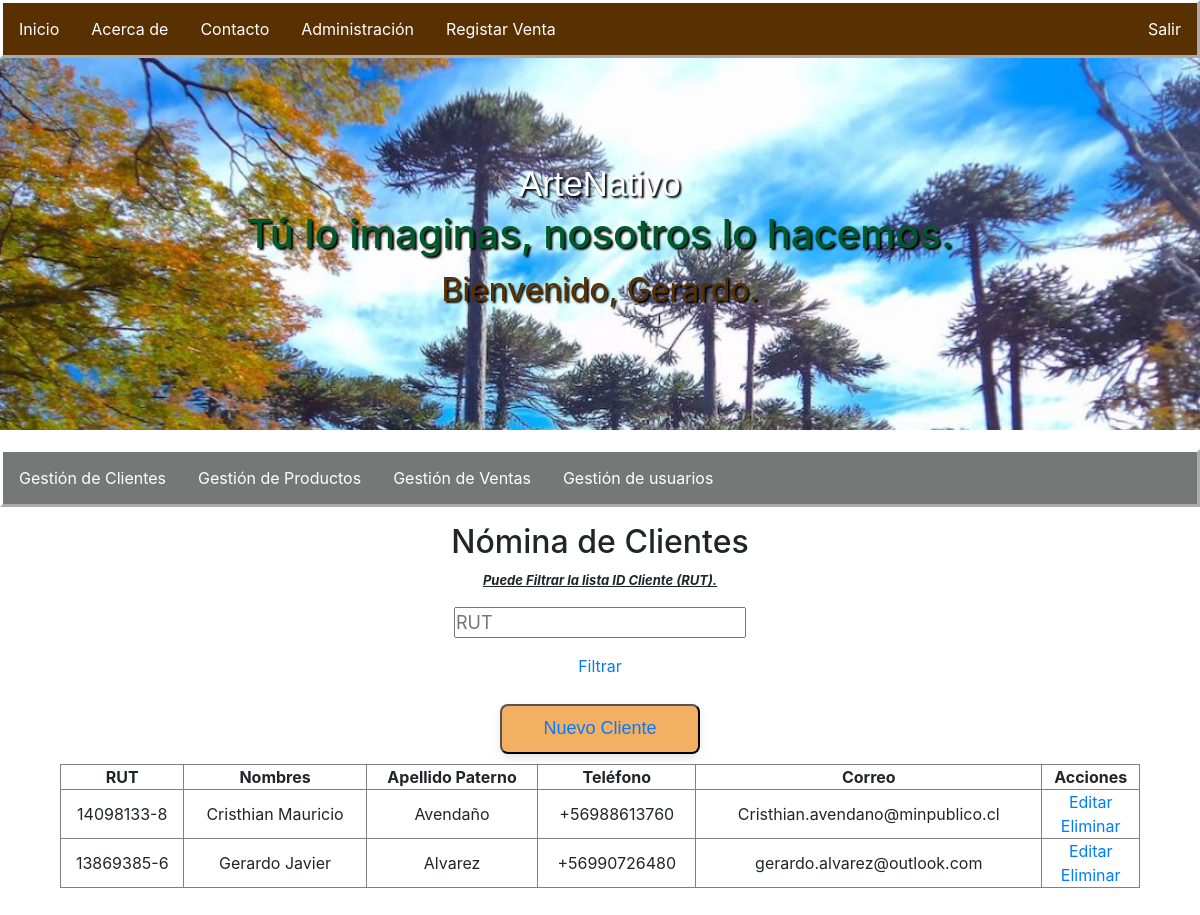
Before: /Clientes/ (signed in) with the older database file.
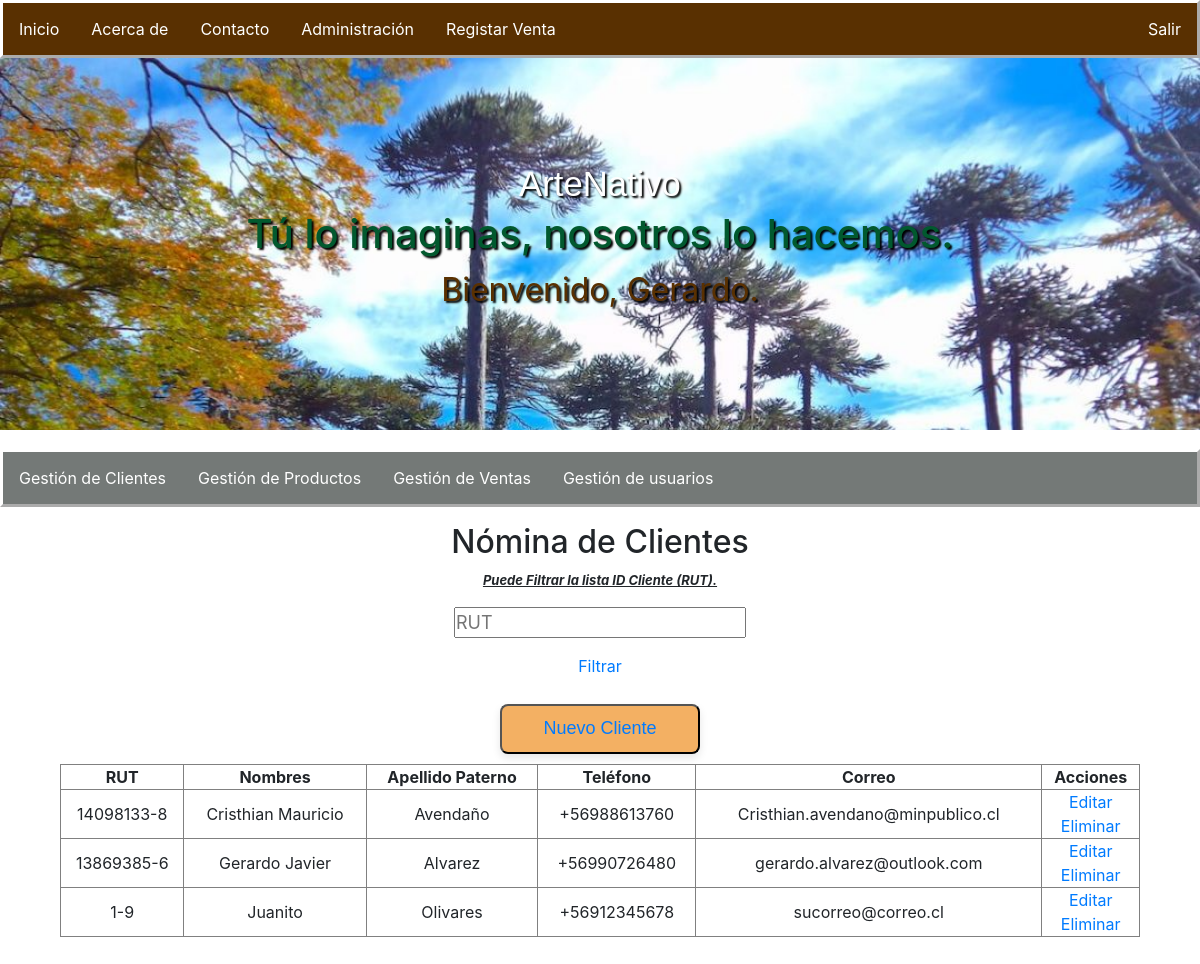
After: the same page with the newer database file.
### ArteNativo/models.py (models this page shows)
class Clientes(models.Model):
    app_label = 'ArteNativo'
    Condicion = (
        ('C', 'Contado'),
        ('X', 'Crédito'),
        ('E', 'Efectivo')
    )
    IdCliente = models.CharField(primary_key=True,max_length=13)
    Nombres = models.CharField(max_length=30, blank=False)
    ApPaterno = models.CharField(max_length=15, blank=False)
    ApMaterno = models.CharField(max_length=15)
    FechaNacimiento = models.DateField()
    Correo = models.EmailField(max_length=50, unique=True)
    Telefono = models.CharField(max_length=12, unique=True)
    Direccion = models.CharField(max_length=100)
    CondPago = models.CharField(max_length=1,choices=Condicion, default='C')

### ArteNativo/views.py (the view)
# urls.py: path('Clientes/', views.ClienteListView.as_view(), name='ListaClientes'),
class ClienteListView(LoginRequiredMixin,ListView):
    model = Clientes
    template_name = 'ListaClientes.html'
    context_object_name = 'NominaClientes'

### ArteNativo/templates/ListaClientes.html (shortened to what this page needs)
{% extends 'ArteNativo.html' %}
{% block content %}
<body>
    <h2 style="margin-top: 0,5cm;margin-bottom: 10px;">Nómina de Clientes</h2>
    <p style="text-decoration: underline; font-weight: bold;font-size: small;font-style: italic;">Puede Filtrar la lista ID Cliente (RUT).</p>
    <form method="post">
        <input id="IDCliente" type="text" name="filtro_ID" placeholder="RUT" onchange="Enlace()" style="font-size: large;">
        <p><a id="EnlaceForm" href="{% url 'NominaFiltrada' Id_cliente='.' %}">Filtrar</a></p>
    </form>
    <table border="1"; style="width: 100%;">
        <thead>
            <tr>
                <th>RUT</th>
                <th>Nombres</th>
                <th>Apellido Paterno</th>
                <th>Teléfono</th>
                <th>Correo</th>
                <th>Acciones</th>
            </tr>
        </thead>
        <tbody>
            {% for cliente in NominaClientes %}
            <tr>
                <td>{{ cliente.IdCliente }}</td>
                <td>{{ cliente.Nombres }}</td>
                <td>{{ cliente.ApPaterno }}</td>
                <td>{{ cliente.Telefono }}</td>
                <td>{{ cliente.Correo }}</td>
                <td>
                    <a href="{% url 'editar_cliente' cliente.IdCliente %}">Editar</a></br>
                    <a href="{% url 'eliminar_cliente' cliente.IdCliente %}">Eliminar</a>
                </td>
            </tr>
            {% endfor %}
            <tr><button class=" btn-comun"style="margin-bottom: 10px; margin-top: 10px;"><a href="{% url 'NuevoCliente' %}">Nuevo Cliente</a></button></tr>
        </tbody>
    </table>
</body>
{% endblock %}

Changed rows visible on the page:
added Clientes: IdCliente "1-9", Nombres "Juanito", ApPaterno "Olivares", Telefono "+56912345678", Correo "sucorreo@correo.cl"
